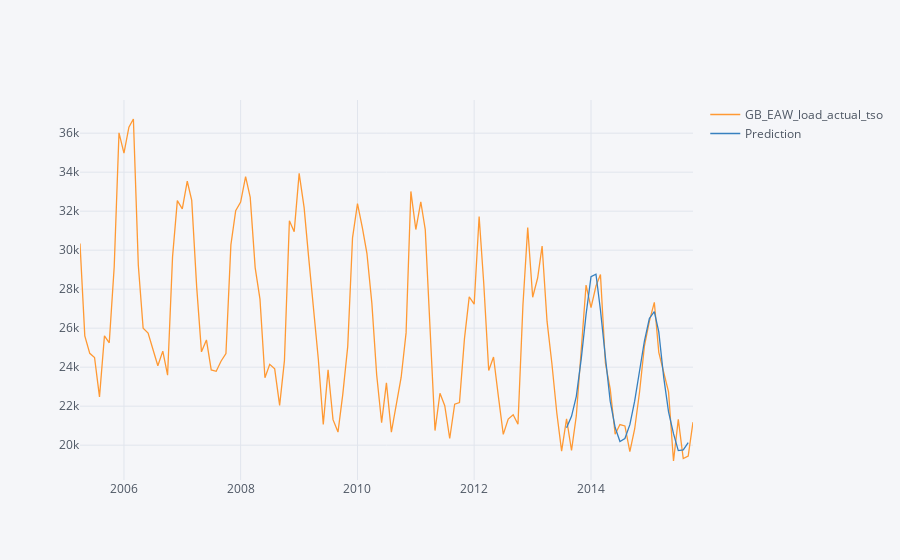

Source (notebook cell):
### Code cell
# plotting whole dataset with predictions
pd.concat([data,testPredictPlot],axis=1).iplot()
